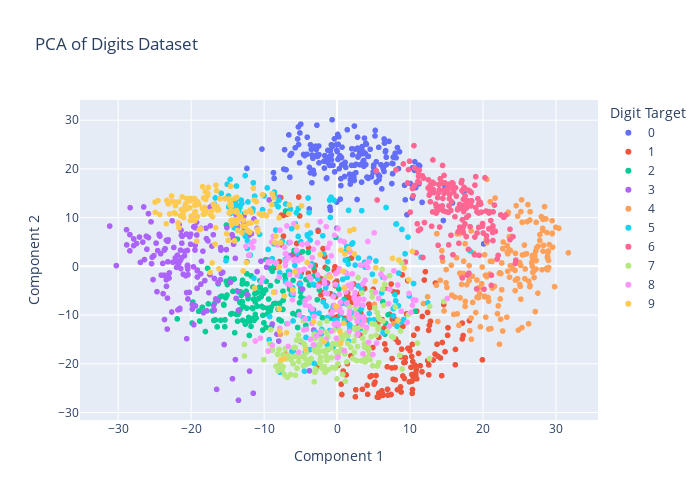

Write notebook code for a chart like this one.
### Markdown cell above
We can now plot the first two principal components of each point to learn about the data.

### Code cell
# Create a scatter plot 
fig = px.scatter(x=projected[:, 0], y=projected[:, 1], color=digits.target.astype(str),                 
                 labels={'color': 'Digit Target'},      # Labeling the color bar
                 width=700, height=500, title='PCA of Digits Dataset')

# Update the layout to add axis labels
fig.update_layout(xaxis_title='Component 1', yaxis_title='Component 2')

# Show color scale (color bar)
fig.update_traces(marker=dict(size=6, line=dict(width=0)), 
                  selector=dict(mode='markers'))

# Show the figure
fig.show()

### Figure 1 — Plotly figure (JSON) as saved in the notebook; plotly's stock layout.template omitted (floating-point values rounded to 4 significant figures; data arrays with more than 128 entries replaced by an {"elided": "..."} marker saying what was removed)
{"data": [{"hovertemplate": "Digit Target=0<br>x=%{x}<br>y=%{y}<extra></extra>", "legendgroup": "0", "marker": {"color": "#636efa", "line": {"width": 0}, "size": 6, "symbol": "circle"}, "mode": "markers", "name": "0", "showlegend": true, "type": "scattergl", "x": {"elided": "178 float values"}, "xaxis": "x", "y": {"elided": "178 float values"}, "yaxis": "y"}, {"hovertemplate": "Digit Target=1<br>x=%{x}<br>y=%{y}<extra></extra>", "legendgroup": "1", "marker": {"color": "#EF553B", "line": {"width": 0}, "size": 6, "symbol": "circle"}, "mode": "markers", "name": "1", "showlegend": true, "type": "scattergl", "x": {"elided": "182 float values"}, "xaxis": "x", "y": {"elided": "182 float values"}, "yaxis": "y"}, {"hovertemplate": "Digit Target=2<br>x=%{x}<br>y=%{y}<extra></extra>", "legendgroup": "2", "marker": {"color": "#00cc96", "line": {"width": 0}, "size": 6, "symbol": "circle"}, "mode": "markers", "name": "2", "showlegend": true, "type": "scattergl", "x": {"elided": "177 float values"}, "xaxis": "x", "y": {"elided": "177 float values"}, "yaxis": "y"}, {"hovertemplate": "Digit Target=3<br>x=%{x}<br>y=%{y}<extra></extra>", "legendgroup": "3", "marker": {"color": "#ab63fa", "line": {"width": 0}, "size": 6, "symbol": "circle"}, "mode": "markers", "name": "3", "showlegend": true, "type": "scattergl", "x": {"elided": "183 float values"}, "xaxis": "x", "y": {"elided": "183 float values"}, "yaxis": "y"}, {"hovertemplate": "Digit Target=4<br>x=%{x}<br>y=%{y}<extra></extra>", "legendgroup": "4", "marker": {"color": "#FFA15A", "line": {"width": 0}, "size": 6, "symbol": "circle"}, "mode": "markers", "name": "4", "showlegend": true, "type": "scattergl", "x": {"elided": "181 float values"}, "xaxis": "x", "y": {"elided": "181 float values"}, "yaxis": "y"}, {"hovertemplate": "Digit Target=5<br>x=%{x}<br>y=%{y}<extra></extra>", "legendgroup": "5", "marker": {"color": "#19d3f3", "line": {"width": 0}, "size": 6, "symbol": "circle"}, "mode": "markers", "name": "5", "showlegend": true, "type": "scattergl", "x": {"elided": "182 float values"}, "xaxis": "x", "y": {"elided": "182 float values"}, "yaxis": "y"}, {"hovertemplate": "Digit Target=6<br>x=%{x}<br>y=%{y}<extra></extra>", "legendgroup": "6", "marker": {"color": "#FF6692", "line": {"width": 0}, "size": 6, "symbol": "circle"}, "mode": "markers", "name": "6", "showlegend": true, "type": "scattergl", "x": {"elided": "181 float values"}, "xaxis": "x", "y": {"elided": "181 float values"}, "yaxis": "y"}, {"hovertemplate": "Digit Target=7<br>x=%{x}<br>y=%{y}<extra></extra>", "legendgroup": "7", "marker": {"color": "#B6E880", "line": {"width": 0}, "size": 6, "symbol": "circle"}, "mode": "markers", "name": "7", "showlegend": true, "type": "scattergl", "x": {"elided": "179 float values"}, "xaxis": "x", "y": {"elided": "179 float values"}, "yaxis": "y"}, {"hovertemplate": "Digit Target=8<br>x=%{x}<br>y=%{y}<extra></extra>", "legendgroup": "8", "marker": {"color": "#FF97FF", "line": {"width": 0}, "size": 6, "symbol": "circle"}, "mode": "markers", "name": "8", "showlegend": true, "type": "scattergl", "x": {"elided": "174 float values"}, "xaxis": "x", "y": {"elided": "174 float values"}, "yaxis": "y"}, {"hovertemplate": "Digit Target=9<br>x=%{x}<br>y=%{y}<extra></extra>", "legendgroup": "9", "marker": {"color": "#FECB52", "line": {"width": 0}, "size": 6, "symbol": "circle"}, "mode": "markers", "name": "9", "showlegend": true, "type": "scattergl", "x": {"elided": "180 float values"}, "xaxis": "x", "y": {"elided": "180 float values"}, "yaxis": "y"}], "layout": {"height": 500, "legend": {"title": {"text": "Digit Target"}, "tracegroupgap": 0}, "title": {"text": "PCA of Digits Dataset"}, "width": 700, "xaxis": {"anchor": "y", "domain": [0, 1], "title": {"text": "Component 1"}}, "yaxis": {"anchor": "x", "domain": [0, 1], "title": {"text": "Component 2"}}}}
